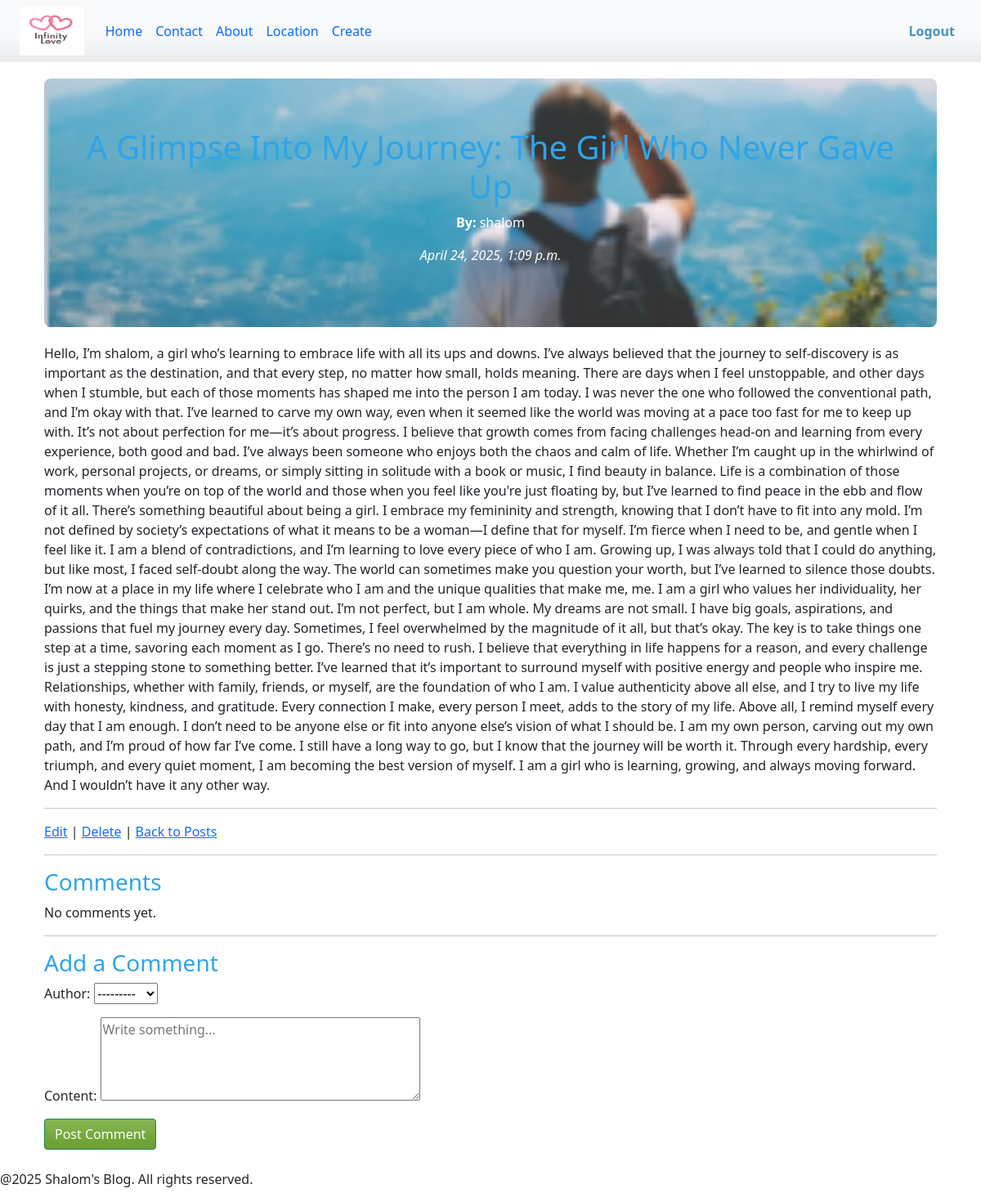
The app's page /post/1/ (signed in) with its own data.
### core/models.py (models this page shows, shortened)
class Post(models.Model):
    title = models.CharField(max_length=200)
    content = models.TextField()
    author = models.ForeignKey(User, on_delete=models.CASCADE, related_name='posts')  # Author
    image = models.ImageField(upload_to='post_images/', blank=True, null=True)  # Image
    created_at = models.DateTimeField(auto_now_add=True)
    updated = models.DateTimeField(auto_now=True)
    likes = models.ManyToManyField(User, related_name='likes', blank=True)  # Likes

### core/views.py (the view)
# urls.py: path('post/<int:pk>/', views.post_detail, name='post_detail'),
@login_required
def post_detail(request, pk):
    post = get_object_or_404(Post, pk=pk)
    comments = post.comments.all()
    if request.method == 'POST':
        form = CommentForm(request.POST)
        if form.is_valid():
            comment = form.save(commit=False)
            comment.post = post
            comment.author = request.user
            comment.save()
            return redirect('core:post_detail', pk=post.pk)
    else:
        form = CommentForm()
    return render(request, 'post_detail.html', {'post': post, 'comments': comments, 'form': form})

### core/forms.py
class CommentForm(forms.ModelForm):
    class Meta:
        model = Comment
        fields = ['author', 'content']
        widgets = {
            'content': forms.Textarea(attrs={'rows': 4, 'placeholder': 'Write something...'}),
        }

### core/templates/post_detail.html (shortened to what this page needs)
{% extends 'base.html' %}
{% block content %}
{% if post.image %}
<div style="
    background-image: url({{post.image.url}});
    background-size: cover;
    background-position: center;
    padding: 60px 30px;
    color: white;
    border-radius: 8px;
    margin-bottom: 20px;
    margin-top: 20px;
    text-align: center;
">
    <h1>{{ post.title }}</h1>
    <p><strong>By:</strong> {{ post.author }}</p>
    <p><em>{{ post.created_at }}</em></p>
</div>
{% endif %}
<div>
    <p>{{ post.content }}</p>
</div>
<hr>
<p>
    <a href="{% url 'core:post_edit' post.pk %}">Edit</a> |
    <a href="{% url 'core:post_delete' post.pk %}">Delete</a> |
    <a href="{% url 'core:home' %}">Back to Posts</a>
</p>
<hr>
<h3>Comments</h3>
<div id="comments">
    {% for comment in comments %}
    <div class="comment" style="border: 1px solid #ddd; padding: 10px; margin-bottom: 10px;">
        <strong>{{ comment.author }}</strong>
        <em>on {{ comment.created_at|date:"Y-m-d H:i" }}</em><br>
        {{ comment.content }}
    </div>
    {% empty %}
    <p>No comments yet.</p>
    {% endfor %}
</div>
<hr>
<h3>Add a Comment</h3>
<form id="comment-form" data-post-id="{{ post.id }}" method="post">
    {{ form.as_p }}
    <button class="btn btn-success" type="submit">Post Comment</button>
</form>
{% endblock %}

### templates/base.html (style rules this page uses)
body { background-color: rgba(245, 245, 245, 0.74); }

### records on screen
Post: image (picture), title "A Glimpse Into My Journey: The Girl Who Never Gave Up", author "shalom", created_at "April 24, 2025, 1:09 p.m.", content "Hello, I’m shalom, a girl who’s learning to embrace life with all its ups and downs. I’ve always believed that the journey to self-discovery is as important as the destination, and that every step, no matter how small, holds meaning. There are days when I feel unstoppable, and other days when I stumble, but each of those moments has shaped me into the person I am today. I was never the one who followed the conventional path, and I’m okay with that. I’ve learned to carve my own way, even when it seemed like the world was moving at a pace too fast for me to keep up with. It’s not about perfection for me—it’s about progress. I believe that growth comes from facing challenges head-on and…"
